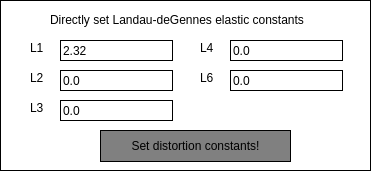
   <widget class="QWidget" name="setDistortionConstants5" native="true">
    <property name="geometry">
     <rect>
      <x>260</x>
      <y>80</y>
      <width>371</width>
      <height>171</height>
     </rect>
    </property>
    <property name="styleSheet">
     <string notr="true">background: white;
border: 1px solid black
</string>
    </property>
    <widget class="QLabel" name="label_69">
     <property name="geometry">
      <rect>
       <x>50</x>
       <y>10</y>
       <width>311</width>
       <height>20</height>
      </rect>
     </property>
     <property name="autoFillBackground">
      <bool>false</bool>
     </property>
     <property name="styleSheet">
      <string notr="true">border: white</string>
     </property>
     <property name="text">
      <string>Directly set Landau-deGennes elastic constants</string>
     </property>
    </widget>
    <widget class="QPushButton" name="setFiveConstants">
     <property name="geometry">
      <rect>
       <x>100</x>
       <y>130</y>
       <width>191</width>
       <height>32</height>
      </rect>
     </property>
     <property name="styleSheet">
      <string notr="true">background: grey</string>
     </property>
     <property name="text">
      <string>Set distortion constants!</string>
     </property>
    </widget>
    <widget class="QLabel" name="label_73">
     <property name="geometry">
      <rect>
       <x>30</x>
       <y>40</y>
       <width>60</width>
       <height>16</height>
      </rect>
     </property>
     <property name="styleSheet">
      <string notr="true">border: white</string>
     </property>
     <property name="text">
      <string>L1</string>
     </property>
    </widget>
    <widget class="QLabel" name="label_75">
     <property name="geometry">
      <rect>
       <x>30</x>
       <y>70</y>
       <width>60</width>
       <height>16</height>
      </rect>
     </property>
     <property name="styleSheet">
      <string notr="true">border: white</string>
     </property>
     <property name="text">
      <string>L2</string>
     </property>
    </widget>
    <widget class="QLabel" name="label_77">
     <property name="geometry">
      <rect>
       <x>30</x>
       <y>100</y>
       <width>60</width>
       <height>16</height>
      </rect>
     </property>
     <property name="styleSheet">
      <string notr="true">border: white</string>
     </property>
     <property name="text">
      <string>L3</string>
     </property>
    </widget>
    <widget class="QLineEdit" name="fiveConstantL1Box">
     <property name="geometry">
      <rect>
       <x>60</x>
       <y>40</y>
       <width>113</width>
       <height>21</height>
      </rect>
     </property>
     <property name="text">
      <string>2.32</string>
     </property>
    </widget>
    <widget class="QLineEdit" name="fiveConstantL2Box">
     <property name="geometry">
      <rect>
       <x>60</x>
       <y>70</y>
       <width>113</width>
       <height>21</height>
      </rect>
     </property>
     <property name="text">
      <string>0.0</string>
     </property>
    </widget>
    <widget class="QLineEdit" name="fiveConstantL3Box">
     <property name="geometry">
      <rect>
       <x>60</x>
       <y>100</y>
       <width>113</width>
       <height>21</height>
      </rect>
     </property>
     <property name="text">
      <string>0.0</string>
     </property>
    </widget>
    <widget class="QLabel" name="label_78">
     <property name="geometry">
      <rect>
       <x>200</x>
       <y>70</y>
       <width>60</width>
       <height>16</height>
      </rect>
     </property>
     <property name="styleSheet">
      <string notr="true">border: white</string>
     </property>
     <property name="text">
      <string>L6</string>
     </property>
    </widget>
    <widget class="QLabel" name="label_82">
     <property name="geometry">
      <rect>
       <x>200</x>
       <y>40</y>
       <width>60</width>
       <height>16</height>
      </rect>
     </property>
     <property name="styleSheet">
      <string notr="true">border: white</string>
     </property>
     <property name="text">
      <string>L4</string>
     </property>
    </widget>
    <widget class="QLineEdit" name="fiveConstantL6Box">
     <property name="geometry">
      <rect>
       <x>230</x>
       <y>70</y>
       <width>113</width>
       <height>21</height>
      </rect>
     </property>
     <property name="text">
      <string>0.0</string>
     </property>
    </widget>
    <widget class="QLineEdit" name="fiveConstantL4Box">
     <property name="geometry">
      <rect>
       <x>230</x>
       <y>40</y>
       <width>113</width>
       <height>21</height>
      </rect>
     </property>
     <property name="text">
      <string>0.0</string>
     </property>
    </widget>
   </widget>
